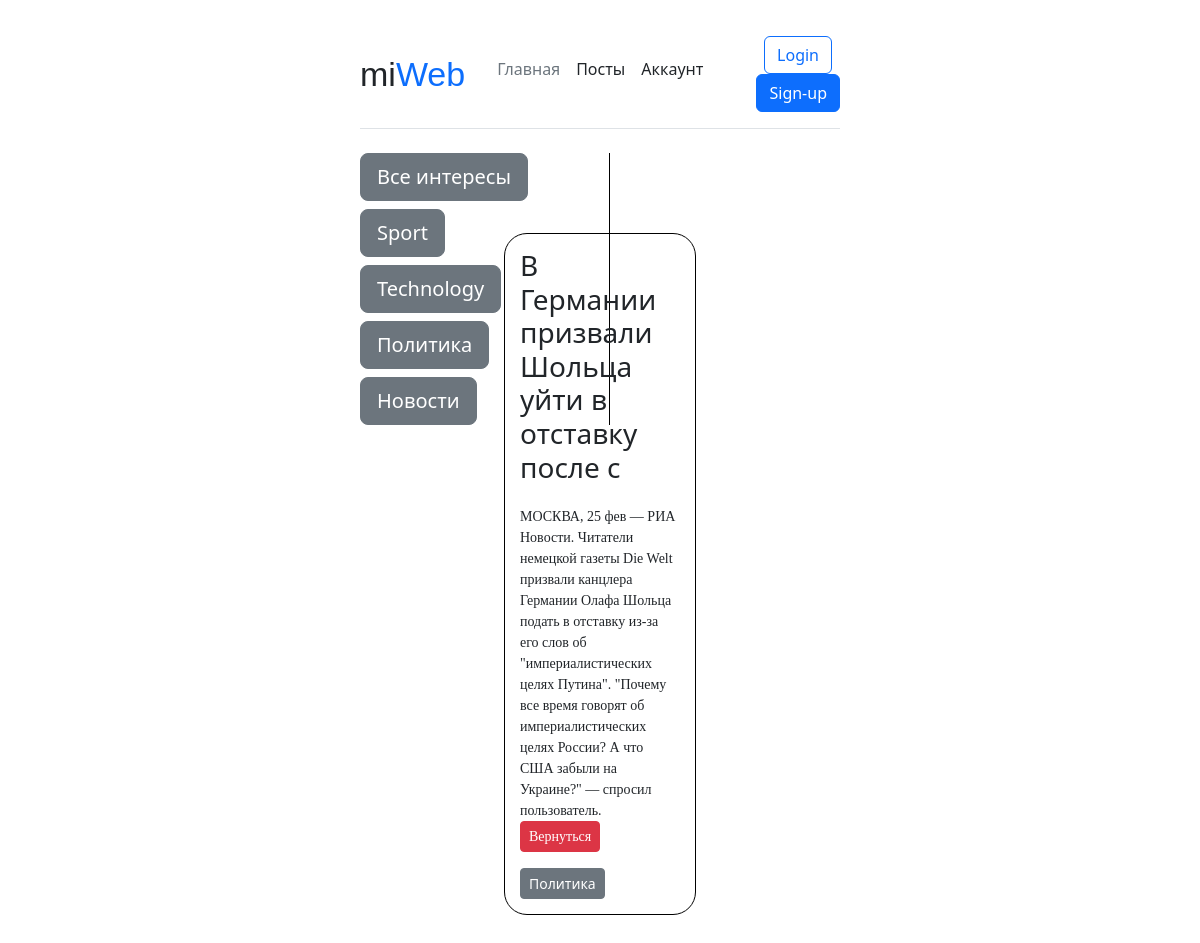
/post/5/, run on the app's committed database.
### main/models.py (models this page shows, shortened)
class Category(models.Model):
    name = models.CharField(max_length=50, db_index=True)
    class Meta:
        verbose_name = 'Категория'
        verbose_name_plural = 'Категории'
    def __str__(self):
        return self.name
    def get_absolute_url(self):
        return reverse('category',kwargs={'cat_id': self.pk})

class Posts(models.Model):
    title = models.CharField(max_length=150)
    description = models.TextField(null=True)
    date_posted = models.DateTimeField(auto_now_add=True)
    author = models.CharField(max_length=15)
    cat = models.ForeignKey('Category', on_delete=models.CASCADE)
    class Meta:
        verbose_name = 'Пост'
        verbose_name_plural = 'Посты'

### main/views.py (the view)
# urls.py: path('post/<int:post_id>/', views.show_post, name='post'),
def show_post(request, post_id):
    post = Posts.objects.get(id=post_id)
    return render(request,'main/post_detail.html',{'post_id': post_id,'post': post})

### main/templatetags/main_tags.py (called while the page is built)
@register.inclusion_tag('main/list_categories.html')
def show_categories(cat_selected=0):
    cats = Category.objects.all()
    return {'cats':cats, 'cat_selected':cat_selected}

### main/templates/main/post_detail.html (shortened to what this page needs)
{% extends 'main/base.html' %}
{% block content %}
    <div class="post">
            <h3 class="title">{{ post.title }}</h3><br>
            {% autoescape on %}
                <p class="desc">
                    {{ post.description}} <a class="btn btn-danger btn-sm" role="button" href="{% url 'posts_page' %}">Вернуться</a>
                </p>
            {% endautoescape %}
            <a class="btn btn-secondary btn-sm" href="{{ post.cat.get_absolute_url }}">{{ post.cat }}</a>
    </div>
{% endblock content %}

### main/templates/main/list_categories.html (shortened to what this page needs)
{% for cat in cats %}
      {% if cat.posts_set.exists %}
      {% if cat.pk == cat_selected %}
            <h4 class="btn btn-primary btn-lg">{{ cat }}</h4>
            {% else %}
                <h4><a class="btn btn-secondary btn-lg" href="{{ cat.get_absolute_url }}">{{ cat }}</a></h4>
         {% endif %}
      {% endif %}
{% endfor %}

### main/static/main/css/styles.css (style rules this page uses)
.post { border:1px solid black; margin: 0 auto; width:40%; padding:15px; border-radius:23px; margin-bottom: 20px; position:relative; bottom:200px }
.post p { margin-top:-10px; font-family:Verdana; font-size:14px; }

### data on the page
Category: name "Sport"
Category: name "Technology"
Category: name "Политика"
Category: name "Новости"
Posts: title "В Германии призвали Шольца уйти в отставку после с", description "МОСКВА, 25 фев — РИА Новости. Читатели немецкой газеты Die Welt призвали канцлера Германии Олафа Шольца подать в отставку из-за его слов об \"империалистических целях Путина\". \"Почему все время говорят об империалистических целях России? А что США забыли на Украине?\" — спросил пользователь.", cat "Политика"
